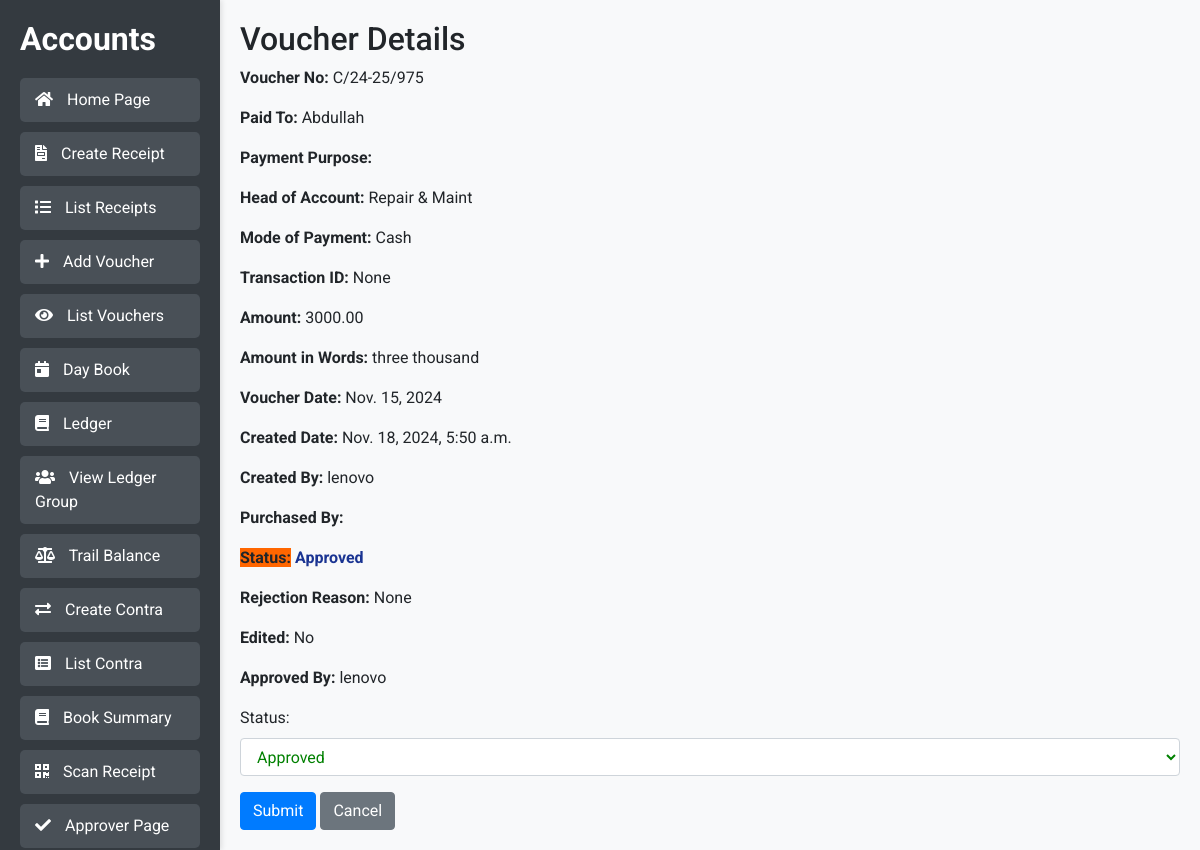
The page /voucher-success/10019/ (signed in) on the database as committed earlier.
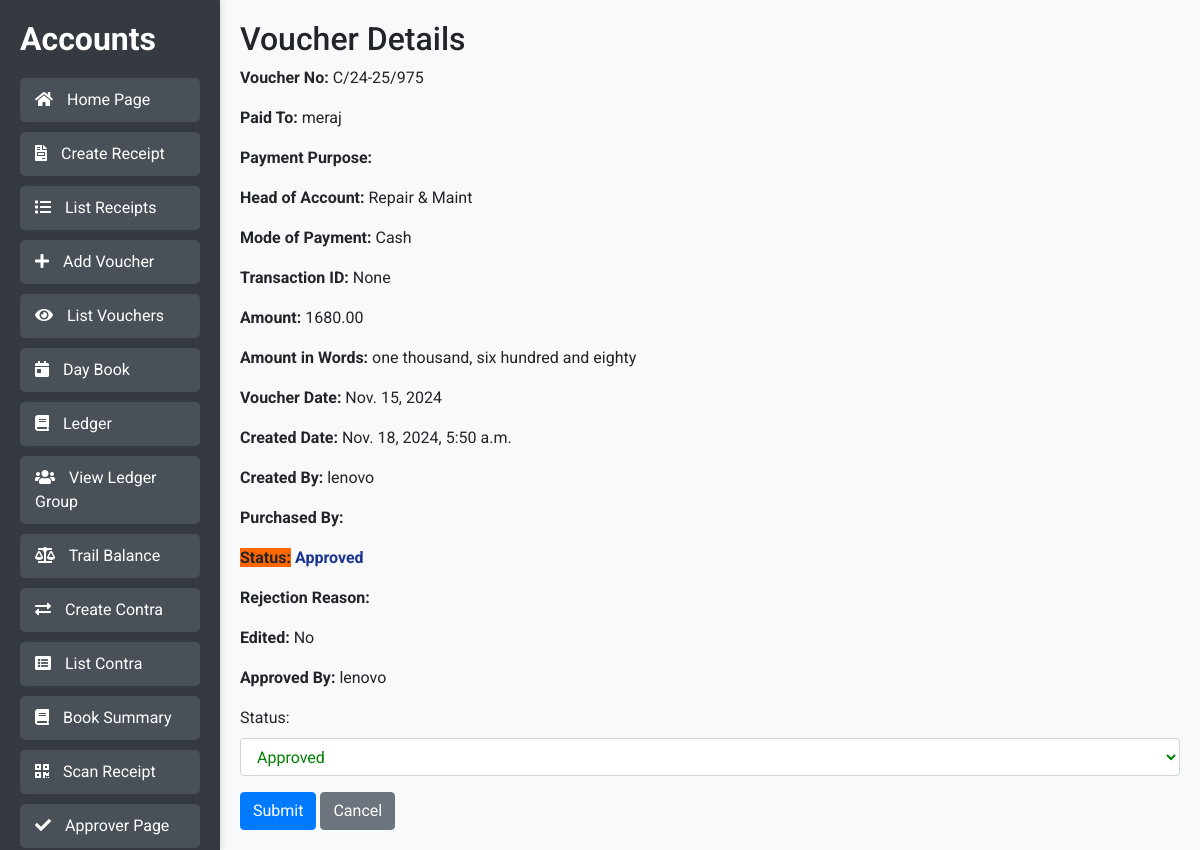
The same page on the database as committed later.
### accounts/models.py (models this page shows, shortened)
class Voucher(models.Model):
    VOUCHER_STATUS_CHOICES = [
        ('waiting', 'Waiting for Approval'),
        ('approved', 'Approved'),
        ('rejected', 'Rejected'),
    ]
    PAYMENT_MODE_CHOICES = [
        ('cash', 'Cash'),
        ('bank_transfer', 'Bank Transfer'),
        ('cheque', 'Cheque'),
    ]
    voucher_no = models.CharField(max_length=50, unique=True)
    paid_to = models.CharField(max_length=100)
    on_account_of = models.TextField()
    head_of_account = models.ForeignKey(HeadOfAccount, on_delete=models.CASCADE)
    mode_of_payment = models.CharField(max_length=20, choices=PAYMENT_MODE_CHOICES, default='cash')
    transaction_id = models.CharField(max_length=100, blank=True, null=True)
    amount = models.DecimalField(max_digits=10, decimal_places=2, validators=[MinValueValidator(0)])
    amount_in_words = models.CharField(max_length=255, blank=True)
    voucher_date = models.DateField(default=timezone.now)
    created_date = models.DateTimeField(auto_now_add=True)
    created_by = models.ForeignKey(User, related_name='created_vouchers', on_delete=models.CASCADE)
    received_by = models.CharField(max_length=100, blank=True, null=True)
    approved_by = models.ForeignKey(User, related_name='approved_vouchers', on_delete=models.SET_NULL, null=True, blank=True)
    status = models.CharField(max_length=20, choices=VOUCHER_STATUS_CHOICES, default='waiting')
    rejection_reason = models.TextField(blank=True, null=True)
    edited = models.BooleanField(default=False)
    financial_year = models.CharField(max_length=9, default='2024-25')  # Update default as needed
    sequence_number = models.PositiveIntegerField(default=1)  # Set default to 1
    class Meta:
        unique_together = ('financial_year', 'sequence_number', 'mode_of_payment')

class HeadOfAccount(models.Model):
    name = models.CharField(max_length=100, unique=True)

### accounts/views.py (the view)
# urls.py: path('voucher-success/<int:voucher_id>/', views.voucher_success, name='voucher_success'),
@login_required
def voucher_success(request, voucher_id):
    voucher = get_object_or_404(Voucher, id=voucher_id)
    return render(request, 'voucher_success.html', {'voucher': voucher})

### accounts/templates/voucher_success.html (shortened to what this page needs)
{% extends 'base.html' %}
{% block content %}
    <h2>Voucher Details</h2>
    <p><strong>Voucher No:</strong> {{ voucher.voucher_no }}</p>
    <p><strong>Paid To:</strong> {{ voucher.paid_to }}</p>
    <p><strong>Payment Purpose:</strong> {{ voucher.payment_purpose }}</p>
    <p><strong>Head of Account:</strong> {{ voucher.head_of_account.name }}</p>
    <p><strong>Mode of Payment:</strong> {{ voucher.get_mode_of_payment_display }}</p>
    <p><strong>Transaction ID:</strong> {{ voucher.transaction_id }}</p>
    <p><strong>Amount:</strong> {{ voucher.amount }}</p>
    <p><strong>Amount in Words:</strong> {{ voucher.amount_in_words }}</p>
    <p><strong>Voucher Date:</strong> {{ voucher.voucher_date }}</p>
    <p><strong>Created Date:</strong> {{ voucher.created_date }}</p>
    <p><strong>Created By:</strong> {{ voucher.created_by.username }}</p>
    <p><strong>Purchased By:</strong> {{ voucher.purchased_by }}</p>
    <p><strong style="background-color:rgb(255, 102, 0)">Status:</strong>
        <span id="status-display" style="color:rgb(26, 52, 146);font-weight: bold;" class="{% if voucher.status == 'waiting' %}status-waiting{% elif voucher.status == 'approved' %}status-approved{% elif voucher.status == 'rejected' %}status-rejected{% endif %}">
            {{ voucher.get_status_display }}
        </span>
    </p>
    <p><strong>Rejection Reason:</strong> {{ voucher.rejection_reason }}</p>
    <p><strong>Edited:</strong> {{ voucher.edited|yesno:"Yes,No" }}</p>
    <p><strong>Approved By:</strong> {{ voucher.approved_by.username }}</p>
    {% if user.is_staff %}
        <form method="post">
            <div class="form-group">
                <label for="id_status">Status:</label>
                <select name="status" id="id_status" class="form-control" onchange="updateStatusColor(this)">
                    <option value="approved" style="color: green;">Approved</option>
                </select>
            </div>
            <button type="submit" class="btn btn-primary" name="action" value="submit">Submit</button>
            <a href="{% url 'view_voucher' voucher.id %}" class="btn btn-secondary">Cancel</a>
        </form>
    {% endif %}
{% endblock %}

Rows that differ between the two databases and show on the page:
changed Voucher "Cash": paid_to "Abdullah" → "meraj"; amount "3000.00" → "1680.00"; amount_in_words "three thousand" → "one thousand, six hundred and eighty"; rejection_reason "None" → (not shown)
